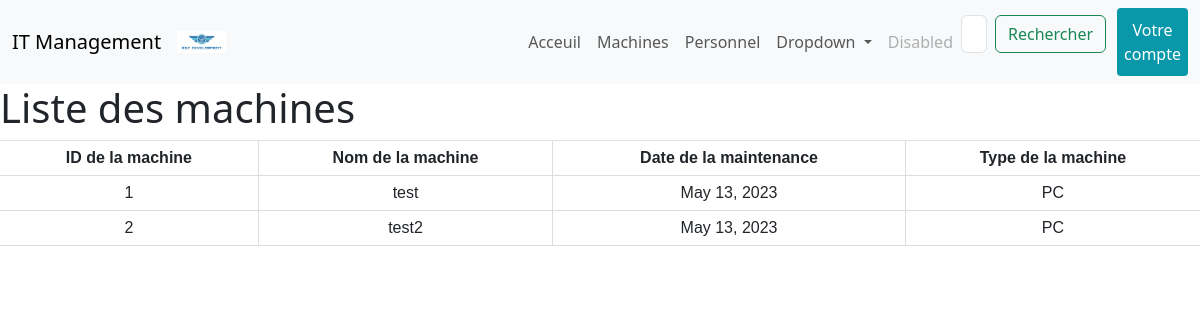
The app's page /machine/, older data.
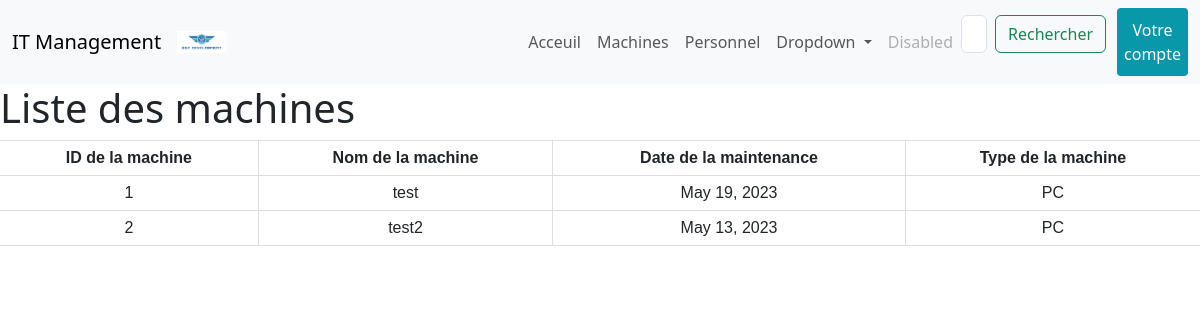
The same page, newer data.
### projetApp/models.py (models this page shows, shortened)
class Machine(models.Model):
	TYPE = {
		('PC', ('PC - Windows')),
		('Mac', ('Mac - MacOS')),
		('Serveur', ('Serveur')),
		('Switch', ('Switch')),
	}
	id = models.AutoField(
			primary_key =  True,
			editable = False)
	nom = models.CharField(
		max_length = 15)
	maintenance_date = models.DateField(default = datetime.now())
	mach = models.CharField(max_length = 32, choices = TYPE, default = 'PC')

### projetApp/views.py (the view)
# urls.py: path('machine/' , views.liste_machine_view , name = 'machine'),
def liste_machine_view(request):
    machine = Machine.objects.all()
    context = {'machine' : machine}
    return render(request , 'templates/html/liste_machine.html' , context)

### projetApp/templates/html/liste_machine.html (shortened to what this page needs)
{% extends "index.html" %}
{% block content %}
    <h1>Liste des machines</h1>
    {% if machine %}
        <table class="table">
            <thead>
                <tr>
                    <th>ID de la machine</th>
                    <th>Nom de la machine</th>
                    <th>Date de la maintenance</th>
                    <th>Type de la machine</th>
                </tr>
            </thead>
                <tbody>
            {% for machine in machine %}
                  <tr>
                    <td>{{ machine.id }}</td>
                    <td>{{ machine.nom }}</td>
                    <td>{{ machine.maintenance_date }}</td>
                    <td>{{ machine.mach }}</td>
                  </tr>
            {% endfor %}
                </tbody>
              </table>
    {% else %}
        <p>Il n'y a pas de machine.</p>
    {% endif %}
{% endblock %}

Row changes from the older to the newer data that the page shows:
changed Machine "test": maintenance_date "May 13, 2023" → "May 19, 2023"
